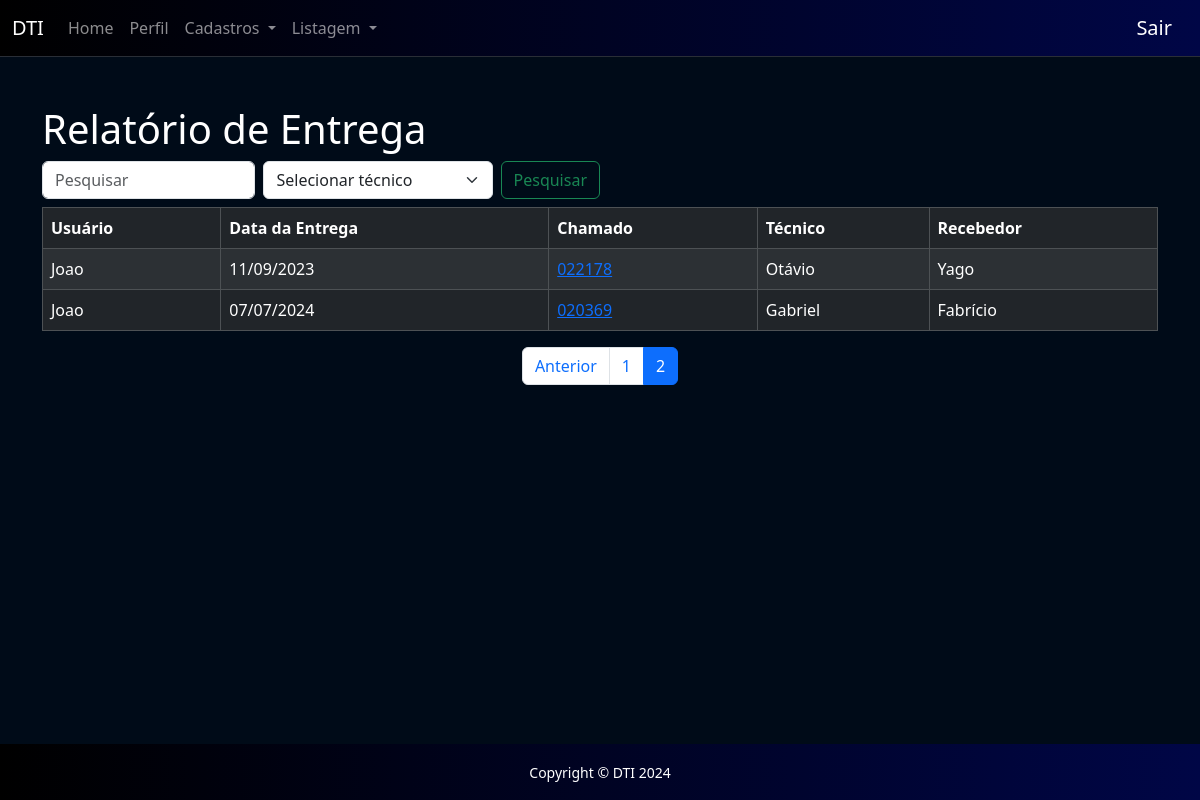
Screenshot of /home/relatorio.php?page=2 (signed in) with the database file from the repository.
### tables this page shows
CREATE TABLE `tabela` (
  `id` int(11) NOT NULL,
  `id_usuario` int(11) NOT NULL,
  `data` varchar(15) NOT NULL,
  `chamado` varchar(20) NOT NULL,
  `id_tecnico` int(11) NOT NULL,
  `recebedor` varchar(100) NOT NULL
);

CREATE TABLE `usuario` (
  `id` int(11) NOT NULL,
  `nome` varchar(100) NOT NULL,
  `senha` varchar(100) NOT NULL,
  `status` int(1) NOT NULL,
  `nivel` int(1) NOT NULL
);

CREATE TABLE `tecnico` (
  `id` int(11) NOT NULL,
  `nome` varchar(100) NOT NULL,
  `status` int(1) NOT NULL
);

### home/relatorio.php (the view, shortened to what this page needs)
<?php
    require_once('../conexao.php');
    $V_WHERE = "";
    $T_WHERE = "";
    $itens_por_pagina = 15;
    $pagina = isset($_GET['page']) ? $_GET['page'] : 1;
    $offset = ($pagina - 1) * $itens_por_pagina;
    $sql_count = "SELECT COUNT(*) AS total FROM tabela WHERE 1 = 1 " . $V_WHERE . $T_WHERE;
    $resultado_count = mysqli_query($conexao, $sql_count);
    $linha_count = mysqli_fetch_assoc($resultado_count);
    $total_registros = $linha_count['total'];
    $total_paginas = ceil($total_registros / $itens_por_pagina);
    $sql = "SELECT tabela.*, usuario.nome AS nome_usuario, tecnico.nome AS nome_tecnico
              FROM tabela
              INNER JOIN usuario ON tabela.id_usuario = usuario.id
              INNER JOIN tecnico ON tabela.id_tecnico = tecnico.id
              WHERE 1 = 1 " . $V_WHERE . $T_WHERE . "
              LIMIT $itens_por_pagina OFFSET $offset";
    $resultado = mysqli_query($conexao, $sql);
?>
<!DOCTYPE html>
<html lang="pt-br">
<head>
    <link href="https://cdn.jsdelivr.net/npm/bootstrap@5.3.3/dist/css/bootstrap.min.css" rel="stylesheet">
</head>
<body>
    <?php require_once("../template/menu01.php") ?>
    <main class="container mt-5">
        <h1>Relatório de Entrega</h1>
        <form class="d-flex col-6 mt-2 mb-2" method="post" role="search">
            <input class="form-control me-2" type="search" name="search" placeholder="Pesquisar" aria-label="Search">
            <select class="form-select me-2" name="search-tec" id="search-tec">
    <option selected value="" style="color: black;">Selecionar técnico</option>
</select>
            <button class="btn btn-outline-success" type="submit" name="pesquisar">Pesquisar</button>
        </form>
        <table class="table table-dark table-striped table-bordered">
            <thead>
                <tr>
                    <th>Usuário</th>
                    <th>Data da Entrega</th>
                    <th>Chamado</th>
                    <th>Técnico</th>
                    <th>Recebedor</th>
                </tr>
            </thead>
            <tbody>
                <?php
                    while ($linha = mysqli_fetch_array($resultado)) {
                ?>
                <tr>
                    <td><?= $linha['nome_usuario'] ?></td>
                    <td><?= $linha['data'] ?></td>
                    <td><a href="http://sup.umuarama.pr.gov.br/scp/tickets.php?id=<?= $linha['chamado'] ?>" target="_blank"><?= $linha['chamado'] ?></a></td>
                    <td><?= $linha['nome_tecnico'] ?></td>
                    <td><?= $linha['recebedor'] ?></td>
                </tr>
                <?php } ?>
            </tbody>
        </table>
        <nav aria-label="Paginação">
            <ul class="pagination justify-content-center">
                <?php if ($pagina > 1): ?>
                    <li class="page-item"><a class="page-link" href="?page=<?= $pagina - 1 ?>">Anterior</a></li>
                <?php endif; ?>
                <?php for ($i = 1; $i <= $total_paginas; $i++): ?>
                    <li class="page-item <?= ($pagina == $i) ? 'active' : '' ?>"><a class="page-link" href="?page=<?= $i ?>"><?= $i ?></a></li>
                <?php endfor; ?>
            </ul>
        </nav>
    </main>
    <?php require_once("../template/rodape01.php") ?>
</body>
</html>

### home/relatorio.php (style rules this page uses)
* { color: white; }
body { background-color: #000B18; display: flex; flex-direction: column; min-height: 100vh; }
main { flex: 1; }

### rows the page displays
tabela: id_usuario.nome "Joao", data "11/09/2023", chamado "022178", id_tecnico.nome "Otávio", recebedor "Yago"
tabela: id_usuario.nome "Joao", data "07/07/2024", chamado "020369", id_tecnico.nome "Gabriel", recebedor "Fabrício"
